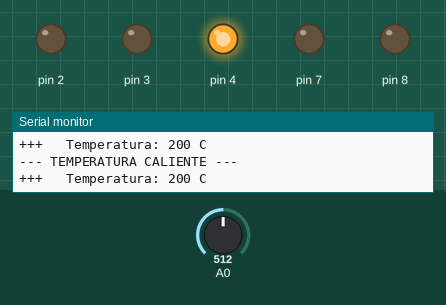
This sketch was run on a simulated Arduino Uno, built with avr-gcc and run on an emulated ATmega328P. Shown: output pins drawn as LEDs (lit = HIGH), the last lines printed to the serial monitor. Inputs (shaded band) come from the test bench; at power-on: A0 = 512.

Above: at 2.8 s.
2.9 s: A0 set to 167
6.2 s: A0 set to 159
At 9.5 s:
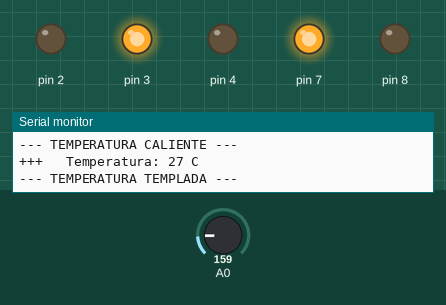
10.5 s: A0 set to 122
At 13.8 s:
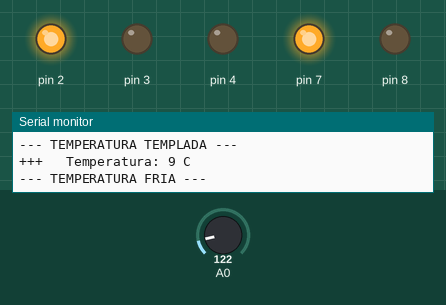
14.5 s: A0 set to 306
At 18.0 s:
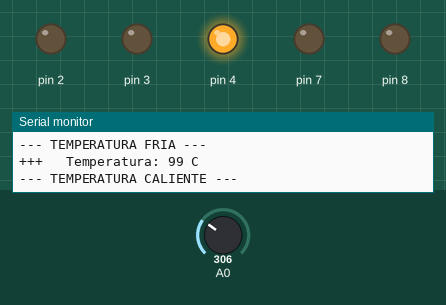
18.5 s: A0 set to 18
At 22.4 s:
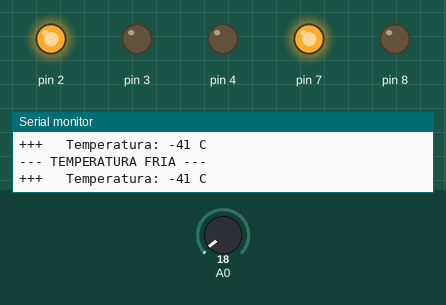
Timing chart, 0 to 23.5 s (numbered marks = the images above; inputs shaded):
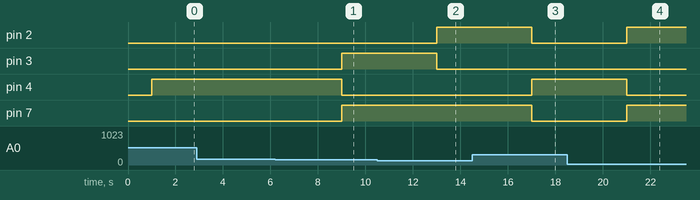

The sketch:

circuito__prototipo_v2_proyecto1.ino
```cpp
float tempCap, volt, tempConv;
int tempFin;

void setup()
{
  pinMode(A0, INPUT);
  pinMode(8, OUTPUT);
  pinMode(7, OUTPUT);
  pinMode(4, OUTPUT);
  pinMode(3, OUTPUT);
  pinMode(2, OUTPUT);
  Serial.begin(9600);
}

void loop()
{
  tempCap = analogRead(A0);
  volt = tempCap * (5.0 / 1024.0);
  tempConv = (volt - 0.5) * 100;
  tempFin = tempConv;
  Serial.print("+++   Temperatura: ");
  Serial.print(tempFin);
  Serial.println(" C");
  delay(1000);

  if (tempFin <28){

    digitalWrite(7, HIGH);
    digitalWrite(8, LOW);


  }

  else {

    digitalWrite(8, LOW);
    digitalWrite(7, LOW);


    }


  if (tempFin >= 28) {
     digitalWrite(4, HIGH);
     digitalWrite(3, LOW);
     digitalWrite(2, LOW);
     Serial.println("--- TEMPERATURA CALIENTE --- ");
     Serial.print("\n");
     delay(1000);

  }


  else if (tempFin<28 && tempFin>26) {
    digitalWrite(3, HIGH);
    digitalWrite(2, LOW);
    digitalWrite(4, LOW);
    Serial.println("--- TEMPERATURA TEMPLADA --- ");
    Serial.print("\n");
    delay(1000);

   }


  else {
    digitalWrite(2, HIGH);
    digitalWrite(3, LOW);
    digitalWrite(4, LOW);
    Serial.println("--- TEMPERATURA FRIA --- ");
    Serial.print("\n");
    delay(1000);

  }


}
```

Measured:
- the behaviour switches between 160 and 159 on A0 (found by bisection; images 0 and 1)
- after the input at 6.2 s, pin 3, pin 7: LOW → HIGH after 2.8 s; pin 4: HIGH → LOW after 2.8 s
- after the input at 10.5 s, pin 2: LOW → HIGH after 2.5 s; pin 3: HIGH → LOW after 2.5 s
- after the input at 14.5 s, pin 2, pin 7: HIGH → LOW after 2.5 s; pin 4: LOW → HIGH after 2.5 s
- after the input at 18.5 s, pin 2, pin 7: LOW → HIGH after 2.5 s; pin 4: HIGH → LOW after 2.5 s
